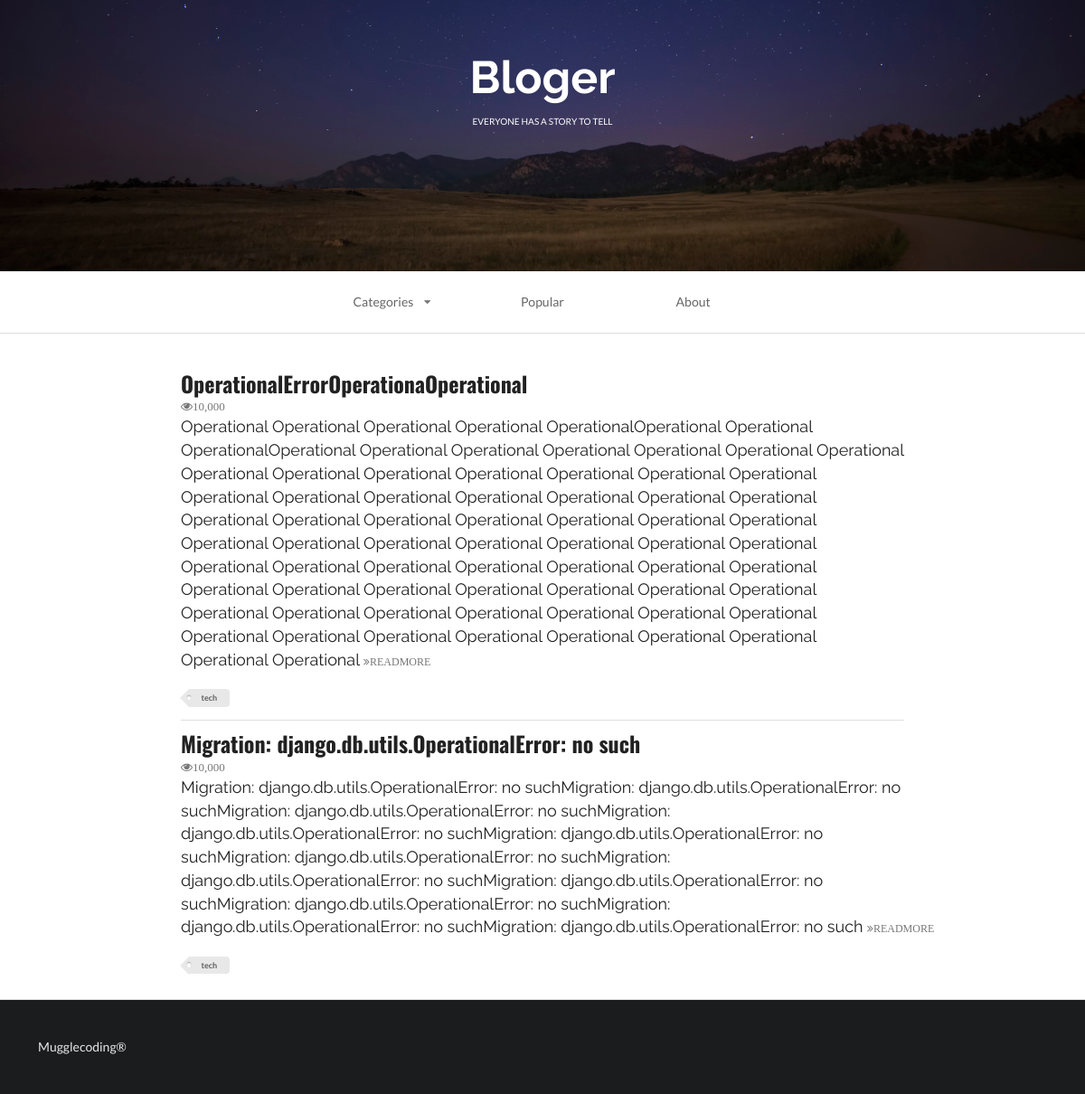
The app's page /index/ with its own data.
### firstapp/models.py (models this page shows, shortened)
class Aritcle(models.Model):
    headline = models.CharField(null=True, blank=True, max_length=500)
    content = models.TextField(null=True, blank=True)
    TAG_CHOICES = (
        ('tech', 'Tech'),
        ('life', 'Life'),
    )
    tag = models.CharField(null=True, blank=True, max_length=5, choices=TAG_CHOICES)

### firstapp/views.py (the view)
# urls.py: path('index/', index, name='index'),
def index(request):
    context = {}
    queryset = request.GET.get('tag')
    if queryset:
        article_list = Aritcle.objects.filter(tag=queryset)
    else:
        article_list = Aritcle.objects.all()
    context['article_list'] = article_list
    web_page = render(request, 'firstweb.html', context)
    return web_page

### firstapp/templates/firstweb.html (shortened to what this page needs)
<!DOCTYPE html>
{% load staticfiles %}
<html>
    <head>
        <link rel="stylesheet" href="{% static 'css/semantic.css' %}" media="screen" title="no title" charset="utf-8">
    </head>
    <body>
        <div class="ui inverted vertical segment masthead">
            <h1 class="ui center aligned header blogslogon" style="font-size:50px;font-family: 'Raleway', sans-serif!important;">
                Bloger
                <p class="ui sub header">
                    everyone has a story to tell
                </p>
            </h1>
        </div>
        <div class="ui container nav">
            <div class="ui borderless text three item menu ">
                <div class="ui simple dropdown  item">
                    Categories
                    <i class="dropdown icon"></i>
                </div>
                <a class="item">
                    Popular
                </a>
                <a class="item">
                    About
                </a>
            </div>
        </div>
        <div class="ui divider"></div>
        <div class="ui  vertical segment">
            {% for article in article_list %}
              <div class="ui container vertical segment">
                  <a href="{% url 'detail' article.id %}">
                      <h2 class="ui header">
                          {{ article.headline }}
                      </h2>
                  </a>
                  <i class="icon grey small unhide">10,000</i>
                  <p>{{ article.content|truncatewords:100 }}
                      <a href="{% url 'detail' article.id %}">
                          <i class="angle tiny double grey right icon">READMORE</i>
                      </a>
                  </p>
                  <div class="ui mini tag label">
                      {{ article.tag }}
                  </div>
              </div>
              {% endfor %}
        </div>
        <div class="ui inverted  vertical very padded  segment">
            Mugglecoding®
        </div>
    </body>
</html>

### records on screen
Aritcle: headline "OperationalErrorOperationaOperational", content "Operational Operational Operational Operational OperationalOperational Operational OperationalOperational Operational Operational Operational Operational Operational Operational Operational Operational Operational Operational Operational Operational Operational Operational Operational Operational Operational Operational Operational Operational Operational Operational Operational Operational Operational Operational Operational Operational Operational Operational Operational Operational Operational Operational Operational Operational Operational Operational Operational Operational Operational Operational Operational Operational Operational Operational Operational Operational Operational…", tag "tech"
Aritcle: headline "Migration: django.db.utils.OperationalError: no such", content "Migration: django.db.utils.OperationalError: no suchMigration: django.db.utils.OperationalError: no suchMigration: django.db.utils.OperationalError: no suchMigration: django.db.utils.OperationalError: no suchMigration: django.db.utils.OperationalError: no suchMigration: django.db.utils.OperationalError: no suchMigration: django.db.utils.OperationalError: no suchMigration: django.db.utils.OperationalError: no suchMigration: django.db.utils.OperationalError: no suchMigration: django.db.utils.OperationalError: no suchMigration: django.db.utils.OperationalError: no such", tag "tech"
